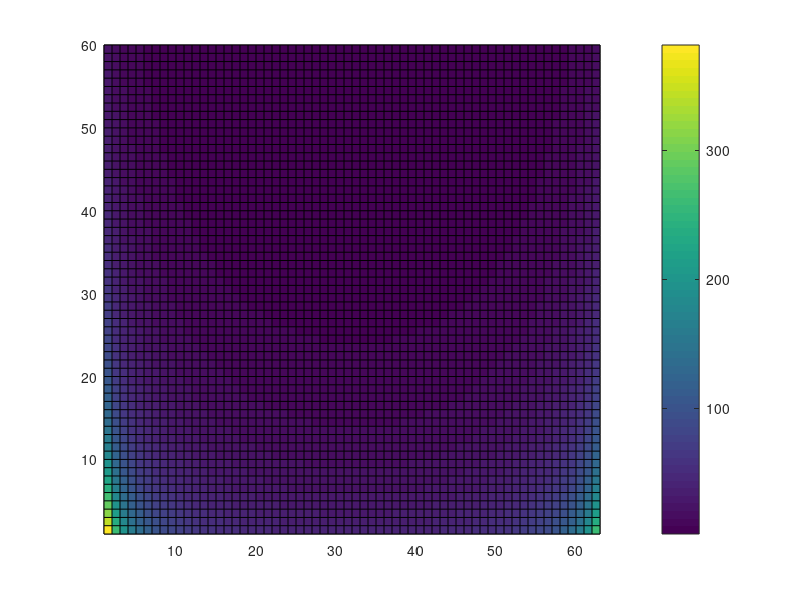
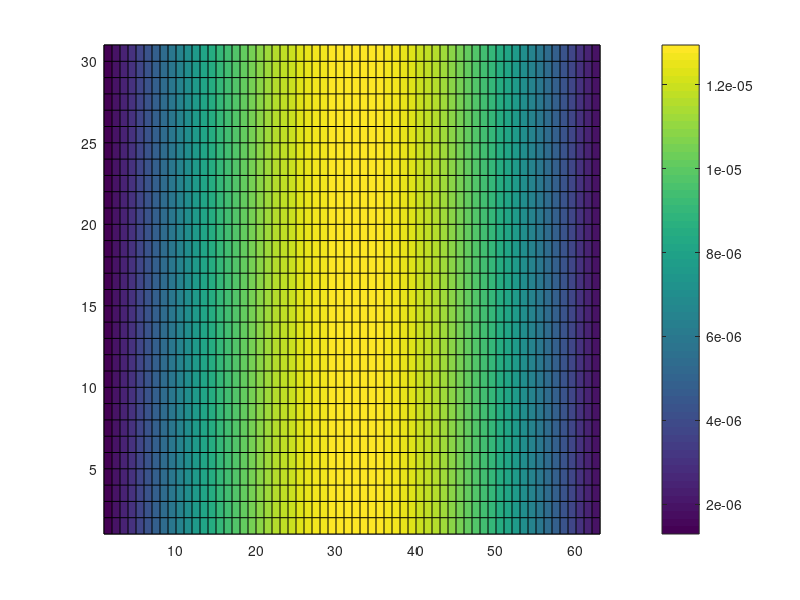
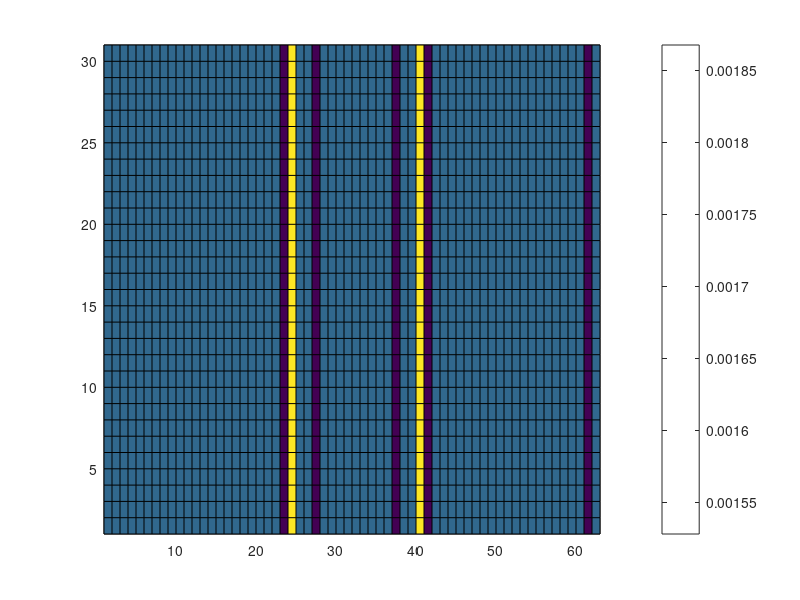
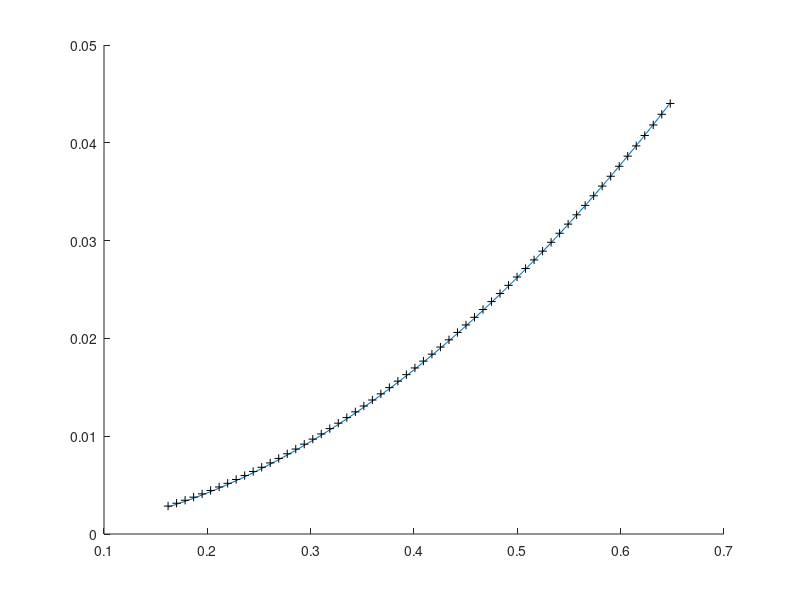

MATLAB code for these plots, in order:
clear all
close all


L = 2*pi;
a = 0.081;
Ntheta = 63;
Nphi = 31;
Nr = 60;

r_reg = linspace(2*a,8*a,Nr);
phi_reg = linspace(0.1,2*pi,Nphi);
theta_reg = linspace(0.1,pi-0.1,Ntheta);

dr_reg = r_reg(2) - r_reg(1);
dphi_reg = phi_reg(2) - phi_reg(1);
dtheta_reg = theta_reg(2) - theta_reg(1);



Vol_reg = zeros(Nr,Nphi,Ntheta);
Vol_shell = zeros(1,Nr);
Vol_ring = zeros(Nr,Ntheta);
Vol_ring_ana = zeros(Nr,Ntheta);
for i = 1:Nr
    Vol_shell(i) = 0;    
        for k = 1:Ntheta            
            Vol_ring(i,k) = Vol_ring(i,k) + 2*pi*r_reg(i)^2*sin(theta_reg(k))*dr_reg*dtheta_reg;
            Vol_ring_ana(i,k) = 2*pi*1/3*((r_reg(i)+dr_reg)^3-r_reg(i)^3)*(-cos(theta_reg(k)+dtheta_reg)+cos(theta_reg(k)));
           for j = 1:Nphi            
            Vol_shell(i) = Vol_shell(i) + r_reg(i)^2*sin(theta_reg(k))*dr_reg*dtheta_reg*dphi_reg;
            dtheta_irreg(i,k) =  1/(sin(theta_reg(k))*r_reg(i)^2);
            Vol_reg(i,j,k) = r_reg(i)^2*sin(theta_reg(k))*dr_reg*dtheta_reg*dphi_reg;
            Vol_irreg(i,j,k) = r_reg(i)^2*sin(theta_reg(k))*dr_reg*dtheta_irreg(i,k)*dphi_reg;
        end
    end
end

figure
pcolor(dtheta_irreg)
colorbar
max(max(dtheta_irreg))
min(min(dtheta_irreg))

figure
pcolor(squeeze(Vol_reg(floor(Nr/2),:,:)))
colorbar
max(max(max(Vol_reg)))
min(min(min(Vol_reg)))

figure
pcolor(squeeze(Vol_irreg(floor(Nr/2),:,:)))
colorbar

max(max(max(Vol_irreg)))
min(min(min(Vol_irreg)))


figure
hold on
plot(r_reg,Vol_shell)
plot(r_reg,4/3*pi*((r_reg+dr_reg).^3-r_reg.^3),'+k')

figure
hold on
plot(r_reg,Vol_shell)
plot(r_reg,4/3*pi*((r_reg+dr_reg).^3-r_reg.^3),'+k')
plot(r_reg,4*pi*(r_reg.^2)*dr_reg,'ok')

figure
pcolor(r_reg,theta_reg,Vol_ring')
colorbar
figure
pcolor(r_reg,theta_reg,Vol_ring_ana')
colorbar